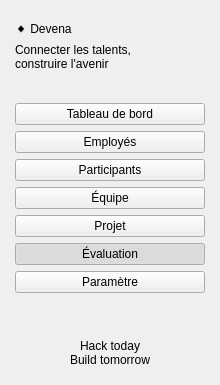
     <widget class="QFrame" name="frameSidebar">
      <property name="minimumSize">
       <size>
        <width>220</width>
        <height>0</height>
       </size>
      </property>
      <property name="maximumSize">
       <size>
        <width>220</width>
        <height>16777215</height>
       </size>
      </property>
      <property name="role" stdset="0">
       <string>sidebar</string>
      </property>
      <layout class="QVBoxLayout" name="layoutSidebar">
       <property name="spacing">
        <number>6</number>
       </property>
       <property name="leftMargin">
        <number>15</number>
       </property>
       <property name="topMargin">
        <number>22</number>
       </property>
       <property name="rightMargin">
        <number>15</number>
       </property>
       <property name="bottomMargin">
        <number>18</number>
       </property>
       <item>
        <widget class="QLabel" name="lblLogo">
         <property name="role" stdset="0">
          <string>logo</string>
         </property>
         <property name="text">
          <string>◆ Devena</string>
         </property>
        </widget>
       </item>
       <item>
        <widget class="QLabel" name="lblSlogan">
         <property name="role" stdset="0">
          <string>slogan</string>
         </property>
         <property name="text">
          <string>Connecter les talents,
construire l'avenir</string>
         </property>
        </widget>
       </item>
       <item>
        <spacer name="spacerLogo">
         <property name="orientation">
          <enum>Qt::Vertical</enum>
         </property>
         <property name="sizeType">
          <enum>QSizePolicy::Fixed</enum>
         </property>
         <property name="sizeHint" stdset="0">
          <size>
           <width>20</width>
           <height>26</height>
          </size>
         </property>
        </spacer>
       </item>
       <item>
        <widget class="QPushButton" name="btnNavTableau">
         <property name="cursor">
          <cursorShape>PointingHandCursor</cursorShape>
         </property>
         <property name="role" stdset="0">
          <string>nav</string>
         </property>
         <property name="text">
          <string>Tableau de bord</string>
         </property>
         <property name="checkable">
          <bool>true</bool>
         </property>
        </widget>
       </item>
       <item>
        <widget class="QPushButton" name="btnNavEmployes">
         <property name="cursor">
          <cursorShape>PointingHandCursor</cursorShape>
         </property>
         <property name="role" stdset="0">
          <string>nav</string>
         </property>
         <property name="text">
          <string>Employés</string>
         </property>
         <property name="checkable">
          <bool>true</bool>
         </property>
        </widget>
       </item>
       <item>
        <widget class="QPushButton" name="btnNavParticipants">
         <property name="cursor">
          <cursorShape>PointingHandCursor</cursorShape>
         </property>
         <property name="role" stdset="0">
          <string>nav</string>
         </property>
         <property name="text">
          <string>Participants</string>
         </property>
         <property name="checkable">
          <bool>true</bool>
         </property>
        </widget>
       </item>
       <item>
        <widget class="QPushButton" name="btnNavEquipes">
         <property name="cursor">
          <cursorShape>PointingHandCursor</cursorShape>
         </property>
         <property name="role" stdset="0">
          <string>nav</string>
         </property>
         <property name="text">
          <string>Équipe</string>
         </property>
         <property name="checkable">
          <bool>true</bool>
         </property>
        </widget>
       </item>
       <item>
        <widget class="QPushButton" name="btnNavProjets">
         <property name="cursor">
          <cursorShape>PointingHandCursor</cursorShape>
         </property>
         <property name="role" stdset="0">
          <string>nav</string>
         </property>
         <property name="text">
          <string>Projet</string>
         </property>
         <property name="checkable">
          <bool>true</bool>
         </property>
        </widget>
       </item>
       <item>
        <widget class="QPushButton" name="btnNavEvaluation">
         <property name="cursor">
          <cursorShape>PointingHandCursor</cursorShape>
         </property>
         <property name="role" stdset="0">
          <string>nav</string>
         </property>
         <property name="text">
          <string>Évaluation</string>
         </property>
         <property name="checkable">
          <bool>true</bool>
         </property>
         <property name="checked">
          <bool>true</bool>
         </property>
        </widget>
       </item>
       <item>
        <widget class="QPushButton" name="btnNavParametres">
         <property name="cursor">
          <cursorShape>PointingHandCursor</cursorShape>
         </property>
         <property name="role" stdset="0">
          <string>nav</string>
         </property>
         <property name="text">
          <string>Paramètre</string>
         </property>
         <property name="checkable">
          <bool>true</bool>
         </property>
        </widget>
       </item>
       <item>
        <spacer name="spacerNav">
         <property name="orientation">
          <enum>Qt::Vertical</enum>
         </property>
         <property name="sizeHint" stdset="0">
          <size>
           <width>20</width>
           <height>40</height>
          </size>
         </property>
        </spacer>
       </item>
       <item alignment="Qt::AlignHCenter">
        <widget class="QLabel" name="lblFooter">
         <property name="role" stdset="0">
          <string>footer</string>
         </property>
         <property name="text">
          <string>Hack today
Build tomorrow</string>
         </property>
         <property name="alignment">
          <set>Qt::AlignCenter</set>
         </property>
        </widget>
       </item>
      </layout>
     </widget>
